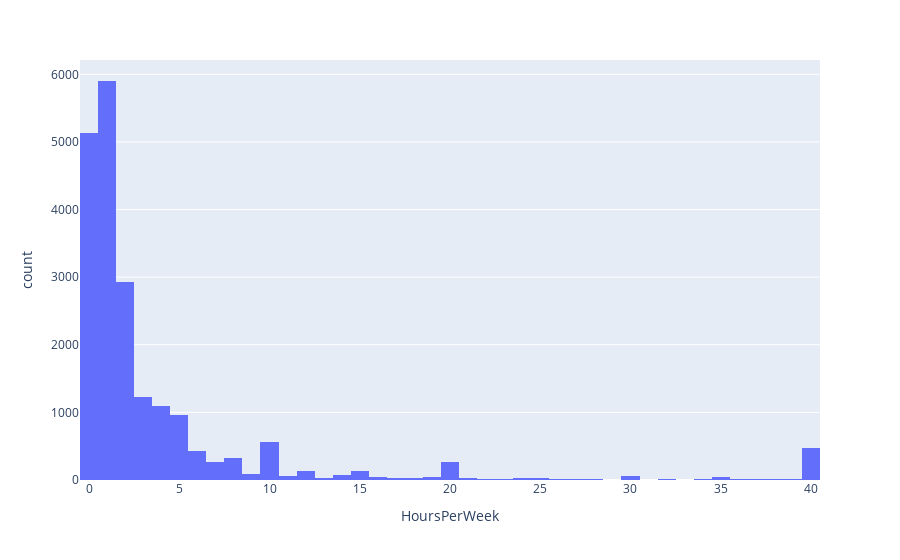

Write notebook code for a chart like this one.
### Code cell
fig = px.histogram(df, x="HoursPerWeek")
fig.show()

### Figure 1 — Plotly figure (JSON) as saved in the notebook; plotly's stock layout.template omitted (floating-point values rounded to 4 significant figures; data arrays with more than 128 entries replaced by an {"elided": "..."} marker saying what was removed)
{"data": [{"alignmentgroup": "True", "bingroup": "x", "hovertemplate": "HoursPerWeek=%{x}<br>count=%{y}<extra></extra>", "legendgroup": "", "marker": {"color": "#636efa", "pattern": {"shape": ""}}, "name": "", "offsetgroup": "", "orientation": "v", "showlegend": false, "type": "histogram", "x": {"elided": "51392 int values"}, "xaxis": "x", "yaxis": "y"}], "layout": {"barmode": "relative", "legend": {"tracegroupgap": 0}, "margin": {"t": 60}, "xaxis": {"anchor": "y", "domain": [0, 1], "title": {"text": "HoursPerWeek"}}, "yaxis": {"anchor": "x", "domain": [0, 1], "title": {"text": "count"}}}}
